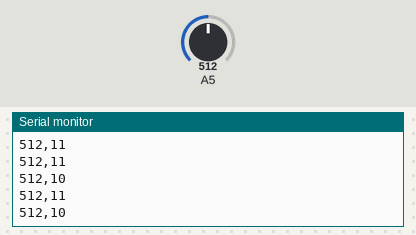
The sketch below on a simulated Arduino Leonardo, built with avr-gcc and run on an emulated ATmega32U4. Parts: the last lines printed to the serial monitor. The inputs (shaded band) are chosen by the test bench; at power-on: A5 = 512.

Above: at 1.2 s.
1.3 s: A5 set to 716
At 1.9 s:
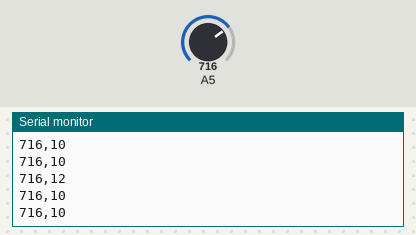
2.8 s: A5 set to 900
At 3.6 s:
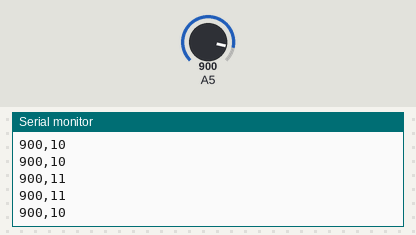
Timing chart, 0 to 5.8 s (numbered marks = the images above; inputs shaded):
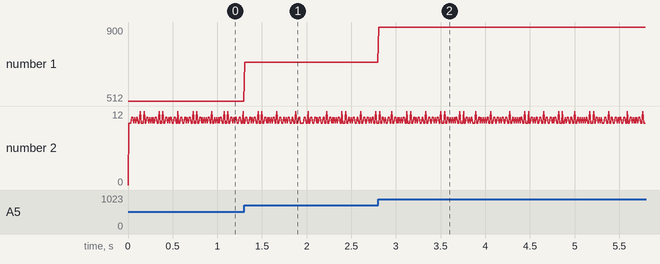

The sketch:

mm01-lightesplora.ino
```cpp
#include <Esplora.h>

// global variables
long start;

void setup() {
  Serial.begin(9600);
}

void loop() {
  int t = millis()-start;
  start = millis();
  int light = Esplora.readLightSensor();
  printValues(light, t);
  delay(10);
}

void printValues(int light, int t) {
  Serial.print(light);
  Serial.print(",");
  Serial.println(t);
}
```

Measured:
- after the input at 1.3 s, the serial monitor: prints a new line at once (image 1)
- after the input at 2.8 s, the serial monitor: prints a new line at once (image 2)
- plotted number 1: 512 → 716 after the input at 1.3 s, 716 → 900 after the input at 2.8 s
